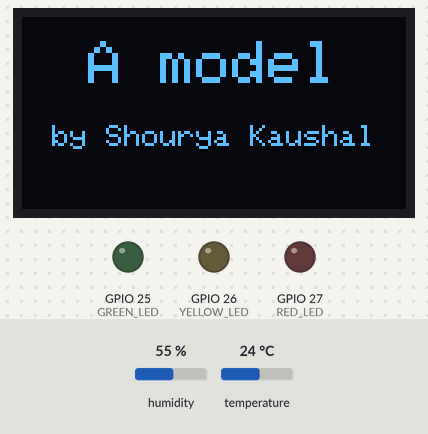
The sketch below on a simulated ESP32. Parts: 128×64 one-colour display, output pins drawn as LEDs (lit = HIGH). The test bench sets the inputs (shaded band); at power-on: humidity 55 %, temperature 24 °C. WiFi joins after 1.5 s; servers stay silent unless stated; uploads are accepted with an empty reply; what the sketch prints to the serial monitor is not drawn.

Above: at 1.3 s.
At 10.6 s:
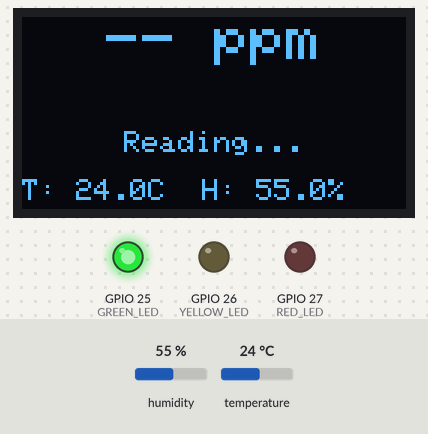
10.7 s: humidity set to 22 %
At 13.7 s:
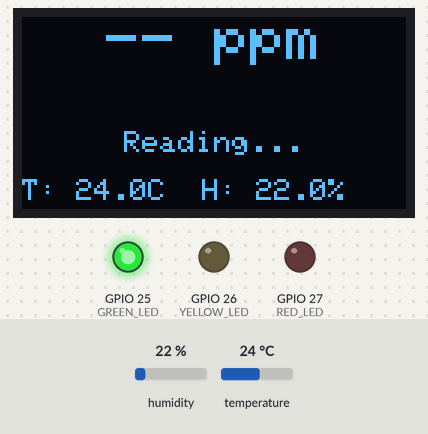
14.3 s: temperature set to 12 °C
At 16.9 s:
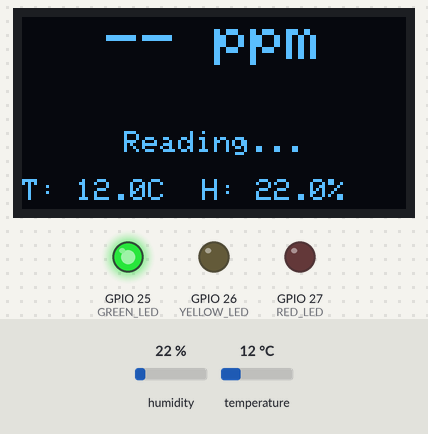
17.3 s: humidity set to 40 %
At 20.0 s:
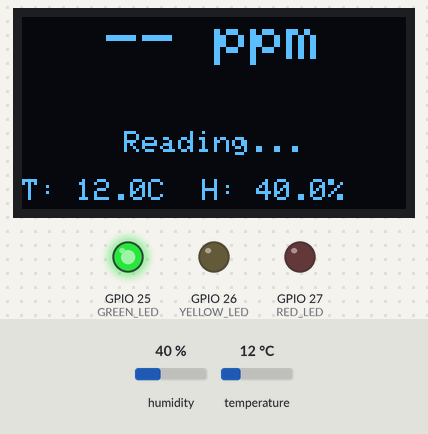
20.3 s: temperature set to 19 °C
Timing chart, 0 to 23.3 s (numbered marks = the images above; inputs shaded):
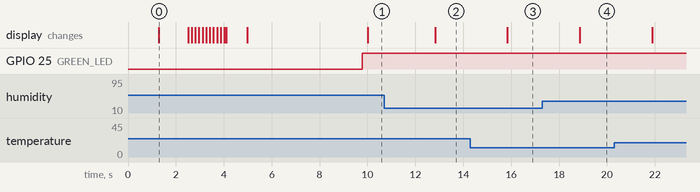

The sketch:

SVOE_version2_copy_20251229153552.ino
```cpp
#include <Wire.h>
#include <Adafruit_GFX.h>
#include <Adafruit_SSD1306.h>
#include <DHT.h>
#include <WiFi.h>
#include <HTTPClient.h>
#include <HardwareSerial.h>

// ---------------- WIFI ----------------
const char* ssid = "LAPTOPHOTSPOT2010";
const char* password = "401y1R@5";
const char* googleSheetLink = "https://script.google.com/macros/s/AKfycbz7WrvfwCT_2qKUbHzersLuzxmCyJmD48Aq9ieXO8DdM0QEjIKdPltPrb8IozhR9I4N/exec";

// ---------------- OLED ----------------
#define SCREEN_WIDTH 128
#define SCREEN_HEIGHT 64
#define OLED_RESET -1
#define OLED_SDA 21
#define OLED_SCL 22
Adafruit_SSD1306 display(SCREEN_WIDTH, SCREEN_HEIGHT, &Wire, OLED_RESET);

// ---------------- DHT22 ----------------
#define DHTPIN 5
#define DHTTYPE DHT22
DHT dht(DHTPIN, DHTTYPE);

// ---------------- CO2 SENSOR (MH-Z19C) ----------------
#define RX_PIN 16
#define TX_PIN 17
HardwareSerial mhz19Serial(1);

// ---------------- LEDS ----------------
#define GREEN_LED 25
#define YELLOW_LED 26
#define RED_LED 27

// ---------------- THRESHOLDS ----------------
#define GOOD_MAX 800
#define MODERATE_MAX 1200

// Timing
unsigned long lastSensorRead = 0;
unsigned long lastSheetSend = 0;
unsigned long lastWifiAttempt = 0;
const unsigned long sensorInterval = 3000;    // read sensors every 3s
const unsigned long sheetInterval = 60000;    // send to sheet every 60s
const unsigned long wifiReconnectInterval = 30000; // try reconnect every 30s
const unsigned long wifiConnectTimeout = 6000; // 6 seconds initial connect timeout

// Stored values
int co2Value = 0;
float temperature = 0;
float humidity = 0;

bool liveDisplay = false;

// MH-Z19C warmup: ignore first N readings (sensor needs time to stabilise)
const int WARMUP_DISCARD_READS = 6;
int warmupCounter = 0;

// ----------------------------------------------------
// CENTER TEXT FUNCTION
// ----------------------------------------------------
void centerText(const char* text, int size, int y) {
  display.setTextSize(size);
  display.setTextColor(SSD1306_WHITE);
  int16_t x1, y1;
  uint16_t w, h;
  display.getTextBounds(text, 0, 0, &x1, &y1, &w, &h);
  display.setCursor((SCREEN_WIDTH - w)/2, y);
  display.println(text);
}

// ----------------------------------------------------
// GOOGLE SHEETS
// ----------------------------------------------------
void sendToGoogleSheets(int co2, float temp, float hum) {
  if (WiFi.status() == WL_CONNECTED) {
    HTTPClient http;
    String url = String(googleSheetLink) + "?co2=" + co2 + "&temp=" + temp + "&hum=" + hum;
    http.begin(url);
    int code = http.GET();
    // optional: print status
    Serial.print("Sheets upload HTTP code: ");
    Serial.println(code);
    http.end();
  } else {
    Serial.println("Skipping Sheets upload (no WiFi)");
  }
}

// ----------------------------------------------------
// READ CO2 (MH-Z19C) - robust, non-blocking style with retries
// ----------------------------------------------------
int readCO2() {
  // MH-Z19 command for read: 0xFF 0x01 0x86 ... 0x79
  byte cmd[9] = {0xFF,0x01,0x86,0,0,0,0,0,0x79};
  byte resp[9];
  const int maxAttempts = 2;

  for (int attempt = 0; attempt < maxAttempts; ++attempt) {
    // flush inbound to avoid stale bytes
    while (mhz19Serial.available()) mhz19Serial.read();

    mhz19Serial.write(cmd, 9);
    mhz19Serial.flush();

    unsigned long start = millis();
    int i = 0;
    // wait up to 800 ms for response (MH-Z19 can be a bit slow)
    while (millis() - start < 800) {
      if (mhz19Serial.available()) {
        int b = mhz19Serial.read();
        if (b < 0) continue;
        resp[i++] = (byte)b;
        if (i >= 9) break;
      }
    }

    if (i >= 9) {
      // checksum
      byte checksum = 0;
      for (int j = 1; j < 8; ++j) checksum += resp[j];
      checksum = 0xFF - checksum + 1;
      if (checksum == resp[8]) {
        int value = (resp[2] << 8) | resp[3];
        // sanity check on value range
        if (value >= 0 && value <= 100000) {
          return value;
        }
      } else {
        Serial.println("MHZ checksum mismatch");
      }
    } else {
      Serial.println("MHZ read incomplete");
    }
    delay(50); // brief pause before retry
  }

  // failed
  return -1;
}

// ----------------------------------------------------
// LED UPDATE
// ----------------------------------------------------
void updateLEDs(int co2){
  if(co2 <= GOOD_MAX){
    digitalWrite(GREEN_LED, HIGH);
    digitalWrite(YELLOW_LED, LOW);
    digitalWrite(RED_LED, LOW);
  }
  else if(co2 <= MODERATE_MAX){
    digitalWrite(GREEN_LED, LOW);
    digitalWrite(YELLOW_LED, HIGH);
    digitalWrite(RED_LED, LOW);
  }
  else {
    digitalWrite(GREEN_LED, LOW);
    digitalWrite(YELLOW_LED, LOW);
    digitalWrite(RED_LED, HIGH);
  }
}

// ----------------------------------------------------
// INTRO SEQUENCE
// ----------------------------------------------------
void startupSequence(){
  Serial.println("RUNNING INTRO SEQUENCE");

  display.clearDisplay();
  centerText("Presenting", 2, 22);
  display.display();
  delay(1200);

  display.clearDisplay();
  centerText("A model", 2, 8);
  centerText("by Shourya Kaushal", 1, 36);
  display.display();
  delay(1200);

  for(int y= -20; y <= 22; y+=2){
    display.clearDisplay();
    centerText("S.V.O.E.", 3, y);
    display.display();
    delay(50);
  }
  delay(800);

  display.clearDisplay();
  centerText("Smart Ventilation", 1, 10);
  centerText("Operating", 1, 28);
  centerText("Evaluator", 1, 44);
  display.display();
  delay(1500);

  liveDisplay = true;
  lastSheetSend = millis() - sheetInterval;
}

// ----------------------------------------------------
// SAFE WiFi connect (non-blocking initial attempt with timeout)
// ----------------------------------------------------
void safeWiFiConnect() {
  if (WiFi.status() == WL_CONNECTED) return;

  Serial.println("Attempting WiFi connect (timed)...");
  WiFi.begin(ssid, password);

  unsigned long start = millis();
  while (WiFi.status() != WL_CONNECTED && millis() - start < wifiConnectTimeout) {
    delay(200); // short sleep, not too long
  }

  if (WiFi.status() == WL_CONNECTED) {
    Serial.print("WiFi connected, IP: ");
    Serial.println(WiFi.localIP());
  } else {
    Serial.println("WiFi connect timed out, continuing without WiFi");
    WiFi.disconnect(true); // ensure clean state
  }
}

// ----------------------------------------------------
// SETUP
// ----------------------------------------------------
void setup(){
  Serial.begin(115200);
  Serial.println("SETUP STARTED");

  // MH-Z19 hardware serial
  mhz19Serial.begin(9600, SERIAL_8N1, RX_PIN, TX_PIN);

  dht.begin();

  pinMode(GREEN_LED, OUTPUT);
  pinMode(YELLOW_LED, OUTPUT);
  pinMode(RED_LED, OUTPUT);

  Wire.begin(OLED_SDA, OLED_SCL);

  if (!display.begin(SSD1306_SWITCHCAPVCC, 0x3C)) {
    Serial.println("OLED NOT DETECTED");
    while (true) {
      delay(1000);
    }
  }
  Serial.println("OLED INITIALIZED");

  // run intro first (non-blocking)
  startupSequence();

  // try WiFi but with timeout (so intro never blocks)
  safeWiFiConnect();

  // set initial lastWifiAttempt time so reconnects happen later
  lastWifiAttempt = millis();
}

// ----------------------------------------------------
// LOOP
// ----------------------------------------------------
void loop(){
  unsigned long now = millis();

  // Periodic WiFi reconnect attempts (if disconnected)
  if (WiFi.status() != WL_CONNECTED && now - lastWifiAttempt >= wifiReconnectInterval) {
    lastWifiAttempt = now;
    Serial.println("Periodic WiFi reconnect attempt...");
    WiFi.begin(ssid, password);
    // try briefly (non-blocking)
    unsigned long tstart = millis();
    while (WiFi.status() != WL_CONNECTED && millis() - tstart < 3000) {
      delay(200);
    }
    if (WiFi.status() == WL_CONNECTED) {
      Serial.println("WiFi reconnected");
    } else {
      Serial.println("Reconnect attempt failed");
      WiFi.disconnect(true);
    }
  }

  // Read sensors
  if(now - lastSensorRead >= sensorInterval){
    lastSensorRead = now;

    int co2 = readCO2();
    float t = dht.readTemperature();
    float h = dht.readHumidity();

    // Warmup handling: discard first N readings from MH-Z19 after boot
    if (co2 > 0) {
      if (warmupCounter < WARMUP_DISCARD_READS) {
        warmupCounter++;
        Serial.print("Discarding warmup CO2 reading ");
        Serial.print(warmupCounter);
        Serial.print("/");
        Serial.println(WARMUP_DISCARD_READS);
      } else {
        co2Value = co2;
      }
    } else {
      Serial.println("CO2 read error (-1)");
    }

    if(!isnan(t)) temperature = t;
    if(!isnan(h)) humidity = h;

    updateLEDs(co2Value);
  }

  // Google Sheets
  if(liveDisplay && WiFi.status() == WL_CONNECTED && now - lastSheetSend >= sheetInterval){
    lastSheetSend = now;
    sendToGoogleSheets(co2Value, temperature, humidity);
  }

  // OLED LIVE DISPLAY (always update, even without WiFi)
  if(liveDisplay){
    display.clearDisplay();

    // CO2 text
    char co2Str[16];
    if (co2Value > 0) {
      sprintf(co2Str, "%d ppm", co2Value);
    } else {
      sprintf(co2Str, "-- ppm");
    }

    int size = (co2Value < 1000 && co2Value > 0 ? 3 : 2);
    centerText(co2Str, size, 0);

    // AIR QUALITY TEXT
    if(co2Value > 0){
      if(co2Value <= GOOD_MAX){
        centerText("GOOD", 1, 38);
      }
      else if(co2Value <= MODERATE_MAX){
        centerText("MODERATE", 1, 38);
      }
      else {
        centerText("BAD", 1, 38);
      }
    } else {
      centerText("Reading...", 1, 38);
    }

    // Temp/humidity
    display.setTextSize(1);
    display.setCursor(0, 54);
    display.printf("T: %.1fC  H: %.1f%%", temperature, humidity);

    display.display();
  }
}
```

Measured:
- after the input at 10.7 s, the display: changes after 2.1 s (image 2)
- after the input at 14.3 s, the display: changes after 1.5 s (image 3)
- after the input at 17.3 s, the display: changes after 1.6 s (image 4)
- what the display in image 0 shows lasts 1.2 s, from 1.3 s to 2.5 s
